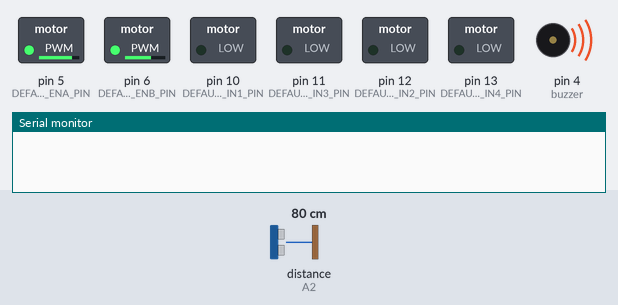
The sketch below on a simulated Arduino Uno, built with avr-gcc and run on an emulated ATmega328P. Parts: switched loads named in the sketch (green lamp = pin HIGH), buzzer (waves = sounding), the last lines printed to the serial monitor. Wiring (inferred from the names in the program): ultrasonic range finder: trigger A1; echo A2. Dashed ring = blinking. The inputs (shaded band) are chosen by the test bench; at power-on: distance to the obstacle (sensor on A2) 80 cm. The echo pulse lasts 58.3 µs per cm; random numbers use the default seed unless the sketch sets one; pins used as bus, display or sensor lines are not drawn.

Above: at 0.1 s.
2.3 s: distance to the obstacle (sensor on A2) set to 2 cm
At 3.1 s:
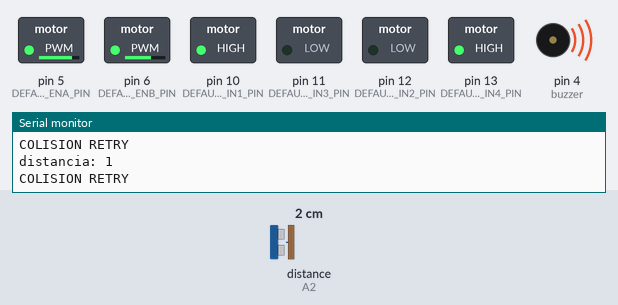
At 4.1 s:
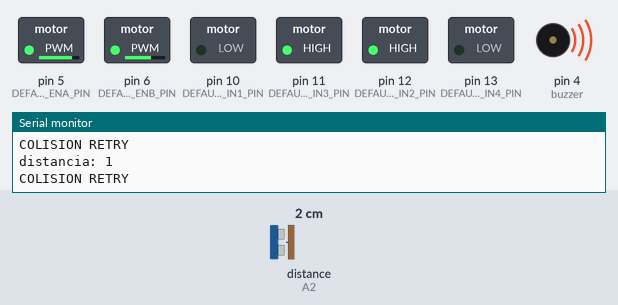
5.3 s: distance to the obstacle (sensor on A2) set to 18 cm
8.3 s: distance to the obstacle (sensor on A2) set to 4 cm
At 8.54 s:
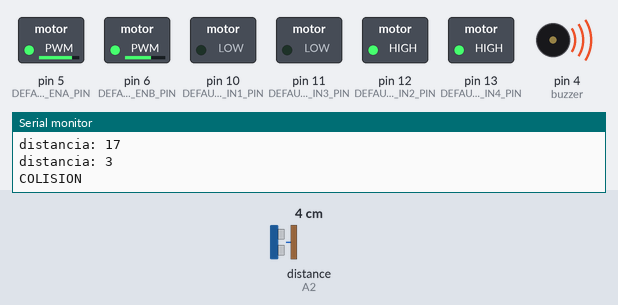
11.3 s: distance to the obstacle (sensor on A2) set to 35 cm
Timing chart, 0 to 15.3 s (numbered marks = the images above; inputs shaded):
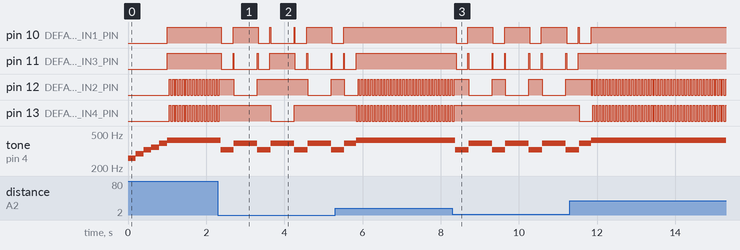

The sketch:

RobotExplorerUltrasonicProMini.ino
```cpp
#include "Explorer.h"

Explorer robot;


int buzzer = 4;

void setup()
{
  randomSeed(analogRead(0));
  Serial.begin(9600);
  while (!Serial);
  pinMode(buzzer,OUTPUT);

  robot.robotSetup();

    tone(buzzer,261);
    delay(200);
    noTone(buzzer);

    tone(buzzer,293);
    delay(200);
    noTone(buzzer);

    tone(buzzer,329);
    delay(200);
    noTone(buzzer);

    tone(buzzer,349);
    delay(200);
    noTone(buzzer);

    tone(buzzer,392);
    delay(200);
    noTone(buzzer);

  Serial.println("GO FRITZEN I/O ROBOT!");

}

void loop()
{
  robot.robotLoop();
}
```

Explorer.cpp
```cpp
#include "Explorer.h"


void Explorer::robotSetup() {
    motor.attach(TYPE_L293); //TYPE_SERVO, TYPE_L293
    motor.setSpeed(210,165);
    distance.attach(TYPE_ULTRASONIC); // TYPE_NONE, TYPE_DIGITAL_DISTANCE, TYPE_ULTRASONIC, TYPE_LASER
}


void Explorer::robotLoop() {

 if (distance.isCollision()){
    Serial.println("COLISION");
    tone(4,329);
    motor.stop();
    delay(20);
    motor.backward();
    delay(300);
    motor.stop();
    delay(20);
    noTone(4);
    int rnd = random(2);

    if (rnd == 1){
      motor.turnRightAxis();
      Serial.println("motor.turnRightAxis();");
    } else {
      motor.turnLeftAxis();
      Serial.println("motor.turnLeftAxis();");
    }

    tone(4,392);
    delay(300);
    int tentativas = 0;
    while (distance.isCollision()){
      delay(1);
      Serial.println("COLISION RETRY");
      tentativas++;
      if (tentativas > 10) {
        break;
      }
    }
  }
  else{
    tone(4,420);

    motor.forward();
    delay(50);
    motor.stop();
    delay(30);

    noTone(4);
  }

}
```

Explorer.h
```cpp
#ifndef Explorer_h
	#define Explorer_h

  	#if defined(ARDUINO) && ARDUINO >= 100
    	#include <Arduino.h>
  	#else
    	#include <WProgram.h>
		#include <pins_arduino.h>
	#endif

  #include "src/FioMotorDriver.h"
  #include "src/FioSensorDistance.h"
  #include "src/TimerFreeTone.h"


class Explorer
{
  public:
    void robotSetup();
    void robotLoop();
  private:
     FioMotorDriver motor;
     FioSensorDistance distance;

};

#endif
```

FioSensorDistance.cpp
```cpp
 /* ---------------------------------------------------------------------------------------
 * Autor / Author: Eduardo Fritzen - eduardo@fritzen.io
 * Não é permitido o uso para fins comerciais deste código sem a autorização por escrito do autor
 * Use of this code for commercial purposes is not permitted without written authorization from the author
 * ---------------------------------------------------------------------------------------
 */
#include "FioSensorDistance.h"
#include <Arduino.h>

FioSensorDistance::FioSensorDistance()
{

}

void FioSensorDistance::attach(uint8_t sensorType)
{
  _sensorType = sensorType;
  if (sensorType == TYPE_LASER) {
        Wire.begin();
        _laser.setTimeout(500);
        if (!_laser.init())
        {
          Serial.println("Failed to detect and initialize sensor!");
          while (1)
          {
          }
        }
        _laser.startContinuous();
  } else if (sensorType == TYPE_ULTRASONIC) {
      pinMode(TRIG_PIN, OUTPUT);
      pinMode(ECHO_PIN, INPUT);
  }else if (sensorType == TYPE_DIGITAL_DISTANCE) {
      pinMode(DIGITAL_DISTANCE_PIN,INPUT_PULLUP);
  }
}

int FioSensorDistance::ping() //functon used to calculate sonar distance in cm and create an integer called "distance" for other functions
{
    float temperatura = 19.307;

    digitalWrite(TRIG_PIN, LOW);
    delayMicroseconds(2);
    digitalWrite(TRIG_PIN, HIGH);
    delayMicroseconds(10);
    digitalWrite(TRIG_PIN, LOW);
    unsigned long durationus = pulseIn(ECHO_PIN, HIGH);

    double speedOfSoundInCmPerMs = 0.03313 + 0.0000606 * temperatura;
    double distanceCm = durationus / 2.0 * speedOfSoundInCmPerMs;
    if (distanceCm == 0 || distanceCm > 400) {
        return -1.0 ;
    } else {
        return distanceCm;
    }


   tone(4, 5 * distanceCm);

  return distanceCm;
}

bool FioSensorDistance::isCollision()
{
    int mm = 2500;
    if (_sensorType == TYPE_LASER) {
        if (_laser.timeoutOccurred())
        {
            Serial.print(" TIMEOUT");
        }
        mm = _laser.readRangeContinuousMillimeters();
    } else if (_sensorType == TYPE_DIGITAL_DISTANCE) {
        if (digitalRead(DIGITAL_DISTANCE_PIN)==LOW) {
            mm = 0;
        }
    } else if (_sensorType == TYPE_ULTRASONIC) {
      mm = ping();
    }
    Serial.print("distancia: ");
    Serial.println(mm);
    return (mm < COLLISION_DIST);
}
```

FioSensorDistance.h
```cpp
 /* ---------------------------------------------------------------------------------------
 * Autor / Author: Eduardo Fritzen eduardo@fritzen.io
 * Não é permitida o uso para fins comerciais deste código sem a autrorização por escrito do autor
 * Use of this code for commercial purposes is not permitted without written authorization from the author
 * ---------------------------------------------------------------------------------------
 */
#ifndef FioDistanceSensor_h
#define FioDistanceSensor_h

#include <Arduino.h>
#include <stdio.h>
#include <inttypes.h>

#include <Servo.h>
#include <Wire.h>
#include <VL53L0X.h>
//#include <HCSR04.h> //https://github.com/Martinsos/arduino-lib-hc-sr04


#define TYPE_NONE 0
#define TYPE_ULTRASONIC 1
#define TYPE_LASER 2
#define TYPE_DIGITAL_DISTANCE 3

#define DIGITAL_DISTANCE_PIN 2

#define TRIG_PIN A1
#define ECHO_PIN A2
#define MAX_DIST 200
#define COLLISION_DIST 15
// LASER SENSOR
// A4 SDA_PIN
// A5 SCL_PIN
#define SENSOR_THRESHOLD 390


class FioSensorDistance {
    public:
        FioSensorDistance();
        bool isCollision();
        //void attachUltrasonicSensor(uint8_t pintTrig, uint8_t pinEcho);
        void attach(uint8_t sensorType);

    private:
        int _sensorType;
        VL53L0X _laser;
        int ping();
};

#endif
```

FioMotorDriver.cpp
```cpp
 /* ---------------------------------------------------------------------------------------
 * Autor / Author: Eduardo Fritzen - eduardo@fritzen.io
 * Não é permitido o uso para fins comerciais deste código sem a autorização por escrito do autor
 * Use of this code for commercial purposes is not permitted without written authorization from the author
 * ---------------------------------------------------------------------------------------
 */
#include "FioMotorDriver.h"

#include <Arduino.h>

FioMotorDriver::FioMotorDriver()
{

}

void FioMotorDriver::attach(uint8_t motorType)
{
  _isServo = (motorType == TYPE_SERVO);

  if (_isServo) {
      attachServoMotor(DEFAULT_SERVO_MOTOR_A_PIN, DEFAULT_SERVO_MOTOR_B_PIN);
  } else {
      attachDCMotor(DEFAULT_MOTOR_IN1_PIN, DEFAULT_MOTOR_IN2_PIN, DEFAULT_MOTOR_IN3_PIN, DEFAULT_MOTOR_IN4_PIN, DEFAULT_MOTOR_ENA_PIN, DEFAULT_MOTOR_ENB_PIN);
  }
}

void FioMotorDriver::attachDCMotor(uint8_t pin1MotorA, uint8_t pin2MotorA, uint8_t pin1MotorB, uint8_t pin2MotorB)
{
  attachDCMotor(pin1MotorA, pin2MotorA, pin1MotorB, pin2MotorB, DEFAULT_MOTOR_ENA_PIN, DEFAULT_MOTOR_ENB_PIN);
}

void FioMotorDriver::attachDCMotor(uint8_t pin1MotorA, uint8_t pin2MotorA, uint8_t pin1MotorB, uint8_t pin2MotorB, uint8_t pinENMA, uint8_t pinENMB)
{
  _pin1MA = pin1MotorA; // direction
  _pin2MA = pin2MotorA; // direction
  _pin1MB = pin1MotorB; // direction
  _pin2MB = pin2MotorB; // direction
  _pinENMA = pinENMA; //pwm
  _pinENMB = pinENMB; //pwm

  _isServo = false;

  pinMode(_pin1MA, OUTPUT);
  pinMode(_pin2MA, OUTPUT);
  pinMode(_pin1MB, OUTPUT);
  pinMode(_pin2MB, OUTPUT);
  pinMode(_pinENMA, OUTPUT);
  pinMode(_pinENMB, OUTPUT);

  setSpeed(DEFAULT_SPEED, DEFAULT_SPEED);
}


void FioMotorDriver::attachServoMotor(uint8_t pinServo1, uint8_t pinServo2)
{
    _pinServoA = pinServo1;
    _pinServoB = pinServo2;
    _isServo = true;

    _servoA.detach();
    _servoB.detach();
    pinMode(_pinServoA, OUTPUT);
    pinMode(_pinServoB, OUTPUT);

    _servoA.attach(_pinServoA);
    _servoB.attach(_pinServoB);
}

void FioMotorDriver::test(){
      int pos = 0;
            for (pos = 0; pos <= 180; pos += 1) {
          _servoA.write(pos);
         _servoB.write(pos);
          delay(15);
        }
        for (pos = 180; pos >= 0; pos -= 1) {
          _servoA.write(pos);
         _servoB.write(pos);
          delay(15);
        }
}

void FioMotorDriver::setSpeed(uint16_t pwm1, uint16_t pwm2) {
  analogWrite(_pinENMA, pwm1);
  analogWrite(_pinENMB, pwm2);
}


void FioMotorDriver::forward(uint16_t pwm)
{
  if (_isServo) {
    _servoA.write(SERVO_MIN);
    _servoB.write(SERVO_MAX);
  } else {
    digitalWrite(_pin1MA, HIGH);
    digitalWrite(_pin2MA, LOW);
    digitalWrite(_pin1MB, HIGH);
    digitalWrite(_pin2MB, LOW);
  }
}
void FioMotorDriver::backward(uint16_t pwm)
{
  if (_isServo) {
    _servoA.write(SERVO_MAX);
    _servoB.write(SERVO_MIN);
  } else {
    digitalWrite(_pin1MA, LOW);
    digitalWrite(_pin2MA, HIGH);
    digitalWrite(_pin1MB, LOW);
    digitalWrite(_pin2MB, HIGH);
  }
}

void FioMotorDriver::turnRight(uint16_t pwm)
{
  if (_isServo) {
    _servoA.write(SERVO_MIN);
    _servoB.write(SERVO_STOP);
  } else {
    digitalWrite(_pin1MA, LOW);
    digitalWrite(_pin2MA, LOW);
    digitalWrite(_pin1MB, HIGH);
    digitalWrite(_pin2MB, LOW);
  }
}

void FioMotorDriver::turnRightAxis(uint16_t pwm)
{
  if (_isServo) {
    _servoA.write(SERVO_MAX);
    _servoB.write(SERVO_MAX);
  } else {
    digitalWrite(_pin1MA, LOW);
    digitalWrite(_pin2MA, HIGH);
    digitalWrite(_pin1MB, HIGH);
    digitalWrite(_pin2MB, LOW);
  }
}

void FioMotorDriver::turnLeft(uint16_t pwm)
{
  if (_isServo) {
    _servoA.write(SERVO_STOP);
    _servoB.write(SERVO_MAX);
  } else {
    digitalWrite(_pin1MA, HIGH);
    digitalWrite(_pin2MA, LOW);
    digitalWrite(_pin1MB, LOW);
    digitalWrite(_pin2MB, LOW);
  }
}

void FioMotorDriver::turnLeftAxis(uint16_t pwm)
{
  if (_isServo) {
    _servoA.write(SERVO_MIN);
    _servoB.write(SERVO_MIN);
  } else {
    digitalWrite(_pin1MA, HIGH);
    digitalWrite(_pin2MA, LOW);
    digitalWrite(_pin1MB, LOW);
    digitalWrite(_pin2MB, HIGH);
  }
}

void FioMotorDriver::stop() //PONTO MORTO = TUDO LOW
{
  if (_isServo) {
    _servoA.write(SERVO_STOP);
    _servoB.write(SERVO_STOP);
  } else {
    digitalWrite(_pin1MA, HIGH);
    digitalWrite(_pin2MA, HIGH);
    digitalWrite(_pin1MB, HIGH);
    digitalWrite(_pin2MB, HIGH);
  }
}

void FioMotorDriver::forward()
{
  forward(DEFAULT_SPEED);
}

void FioMotorDriver::backward()
{
  backward(DEFAULT_SPEED);
}

void FioMotorDriver::turnRight()
{
  turnRight(DEFAULT_SPEED);
}

void FioMotorDriver::turnLeft()
{
  turnLeft(DEFAULT_SPEED);
}

void FioMotorDriver::turnRightAxis()
{
  turnRightAxis(DEFAULT_SPEED);
}

void FioMotorDriver::turnLeftAxis()
{
  turnLeftAxis(DEFAULT_SPEED);
}
```

FioMotorDriver.h
```cpp
 /* ---------------------------------------------------------------------------------------
 * Autor / Author: Eduardo Fritzen eduardo@fritzen.io
 * Não é permitida o uso para fins comerciais deste código sem a autrorização por escrito do autor
 * Use of this code for commercial purposes is not permitted without written authorization from the author
 * ---------------------------------------------------------------------------------------
 */
#ifndef FioMotorDriver_h
#define FioMotorDriver_h

#include <Arduino.h>
#include <stdio.h>
#include <inttypes.h>

#include <Servo.h>

#define TYPE_SERVO 1
#define TYPE_L293 2

#define DEFAULT_SPEED 200 // até 255
#define SERVO_STOP 90
#define SERVO_MAX 120
#define SERVO_MIN 60

//L293D - FECHADO DE ACORDO COM A PLACA SHIELD
#define DEFAULT_MOTOR_IN1_PIN 10
#define DEFAULT_MOTOR_IN2_PIN 12
#define DEFAULT_MOTOR_IN3_PIN 11
#define DEFAULT_MOTOR_IN4_PIN 13

//declaracao dos pinos utilizados para controlar a velocidade de rotacao
#define DEFAULT_MOTOR_ENA_PIN 5
#define DEFAULT_MOTOR_ENB_PIN 6


// Servo
#define DEFAULT_SERVO_MOTOR_A_PIN 10
#define DEFAULT_SERVO_MOTOR_B_PIN 12


#define SENSOR_THRESHOLD 400


class FioMotorDriver
{
    public:


        FioMotorDriver();
        void forward(uint16_t pwm);
        void backward(uint16_t pwm);
        void turnRight(uint16_t pwm);
        void turnLeft(uint16_t pwm);
        void turnRightAxis(uint16_t pwm);
        void turnLeftAxis(uint16_t pwm);
        void forward();
        void backward();
        void turnRight();
        void turnLeft();
        void turnRightAxis();
        void turnLeftAxis();
        void stop();
        void test();
        void attachDCMotor(uint8_t pin1MotorA, uint8_t pin2MotorA, uint8_t pin1MotorB, uint8_t pin2MotorB);
        void attachDCMotor(uint8_t pin1MotorA, uint8_t pin2MotorA, uint8_t pin1MotorB, uint8_t pin2MotorB, uint8_t pinENMA, uint8_t pinENMB);
        void setSpeed(uint16_t pwm1, uint16_t pwm2);
        void attachServoMotor(uint8_t pinServo1, uint8_t pinServo2);
        void attach(uint8_t motorType);

    private:
        Servo _servoA;
        Servo _servoB;
        uint8_t _pin1MA;
        uint8_t _pin2MA;
        uint8_t _pin1MB;
        uint8_t _pin2MB;

        uint8_t _pinENMA;
        uint8_t _pinENMB;

        uint8_t _pinServoA;
        uint8_t _pinServoB;
        bool _isServo = false;
};

#endif
```

Measured:
- after the input at 2.3 s, tone on pin 4 (buzzer): alternates 392 Hz for 0.60 s and 329 Hz for 0.34 s, starting after 0.07 s
- after the input at 5.3 s, pin 13 (DEFAULT_MOTOR_IN4_PIN): alternates HIGH for 0.03 s and LOW for 0.05 s, starting after 0.54 s
- after the input at 8.3 s, pin 10 (DEFAULT_MOTOR_IN1_PIN): alternates HIGH for 0.64 s and LOW for 0.30 s, starting after 0.09 s; pin 11 (DEFAULT_MOTOR_IN3_PIN): HIGH → LOW after 0.09 s, then repeats every 0.94 s: HIGH 0.02 s, LOW 0.60 s, HIGH 0.02 s, LOW 0.30 s
- by itself, pin 12 (DEFAULT_MOTOR_IN2_PIN): alternates HIGH for 0.03 s and LOW for 0.05 s
- by itself, tone on pin 4 (buzzer): plays 261 Hz for 0.20 s, 293 Hz for 0.20 s, 329 Hz for 0.20 s, 349 Hz for 0.20 s, 392 Hz for 0.21 s, 420 Hz for 1.3 s
